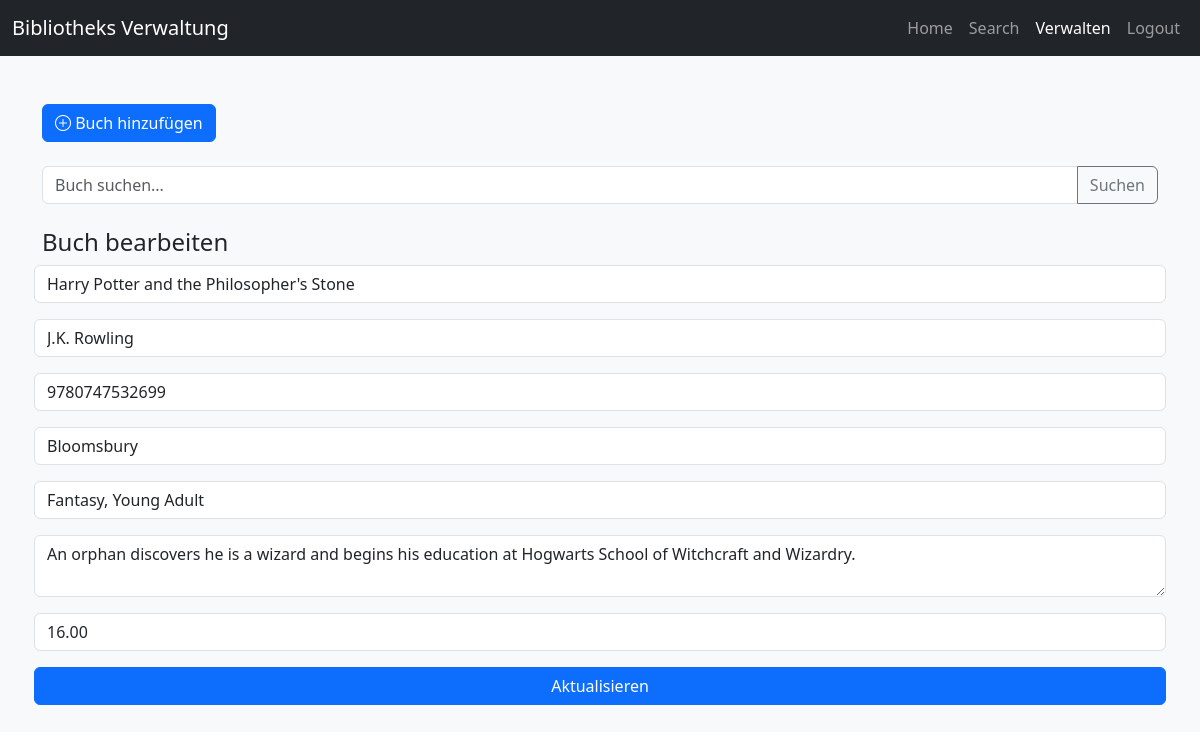
Page /dashboard.php?edit=5 (signed in) on the committed database.
### tables this page shows
CREATE TABLE `t_buecher` (
  `buchNr` int(11) NOT NULL,
  `ISBN` varchar(50) DEFAULT NULL,
  `Titel` varchar(255) DEFAULT NULL,
  `Author` varchar(100) NOT NULL,
  `Verlag` varchar(255) DEFAULT NULL,
  `Kategorie` varchar(100) DEFAULT NULL,
  `Beschreibung` varchar(500) DEFAULT NULL,
  `Anschaffungskosten` decimal(10,2) DEFAULT NULL,
  `ausleih` tinyint(1) NOT NULL
);

### dashboard.php (the view, shortened to what this page needs)
<?php
require 'content/datenbankverbindung.php';
$search_term = $_SESSION['search_term'] ?? '';
$editBook = null;
if (isset($_GET['edit'])) {
    $stmt = $pdo->prepare("SELECT * FROM t_buecher WHERE buchNr = ?");
    $stmt->execute([$_GET['edit']]);
    $editBook = $stmt->fetch();
}
?>
<!DOCTYPE html>
<html lang="de">
<head>
    <link href="https://cdn.jsdelivr.net/npm/bootstrap@5.3.2/dist/css/bootstrap.min.css" rel="stylesheet">
    <link href="https://cdn.jsdelivr.net/npm/bootstrap-icons@1.11.1/font/bootstrap-icons.css" rel="stylesheet">
</head>
<body class="bg-light">
<?php include 'content/navbar.php'; ?>
<div class="container py-5">
<div class="d-flex gap-2 mb-4">
    <a href="dashboard.php?action=add" class="btn btn-primary">
        <i class="bi bi-plus-circle"></i> Buch hinzufügen
    </a>
</div>
<form class="input-group mb-4">
    <input type="text" name="q" class="form-control" placeholder="Buch suchen..." value="<?= htmlspecialchars($search_term); ?>">
    <button class="btn btn-outline-secondary">Suchen</button>
</form>
<?php if ($editBook): ?>
<h4>Buch bearbeiten</h4>
<form method="post" class="row g-3">
    <input class="form-control" name="titel" value="<?= $editBook['Titel'] ?>" required>
    <input class="form-control" name="autor" value="<?= $editBook['Author'] ?>" required>
    <input class="form-control" name="isbn" value="<?= $editBook['ISBN'] ?>">
    <input class="form-control" name="verlag" value="<?= $editBook['Verlag'] ?>">
    <input class="form-control" name="kategorie" value="<?= $editBook['Kategorie'] ?>">
    <textarea class="form-control" name="beschreibung"><?= $editBook['Beschreibung'] ?></textarea>
    <input class="form-control" type="number" step="0.01" name="anschaffungskosten" value="<?= $editBook['Anschaffungskosten'] ?>">
    <button name="update" class="btn btn-primary">Aktualisieren</button>
</form>
<?php endif; ?>
</div>
</body>
</html>

### content/navbar.php (shortened to what this page needs)
<?php
$current_page = basename($_SERVER['PHP_SELF']);
?>
<nav class="navbar navbar-expand-lg navbar-dark bg-dark">
    <div class="container-fluid">
        <a class="navbar-brand" href="index.php">Bibliotheks Verwaltung</a>
        <div class="collapse navbar-collapse" id="navbarNav">
            <ul class="navbar-nav ms-auto">
                <li class="nav-item">
                    <a class="nav-link <?= ($current_page == 'index.php') ? 'active' : '' ?>"
                       href="index.php">Home</a>
                </li>
                <li class="nav-item">
                    <a class="nav-link <?= ($current_page == 'suchen.php') ? 'active' : '' ?>"
                       href="suchen.php">Search</a>
                </li>
                <li class="nav-item">
                    <a class="nav-link <?= ($current_page == 'dashboard.php') ? 'active' : '' ?>"
                       href="dashboard.php">Verwalten</a>
                </li>
                <?php if (!empty($_SESSION['logged_in']) && $_SESSION['logged_in'] === true): ?>
                    <li class="nav-item">
                        <a class="nav-link"
                           href="content/logout.php">Logout</a>
                    </li>
                <?php endif; ?>
            </ul>
        </div>
    </div>
</nav>

### rows in the picture
t_buecher: titel "Harry Potter and the Philosopher's Stone", autor "J.K. Rowling", isbn "9780747532699", verlag "Bloomsbury", kategorie "Fantasy, Young Adult", beschreibung "An orphan discovers he is a wizard and begins his education at Hogwarts School of Witchcraft and Wizardry.", anschaffungskosten "16.00"
